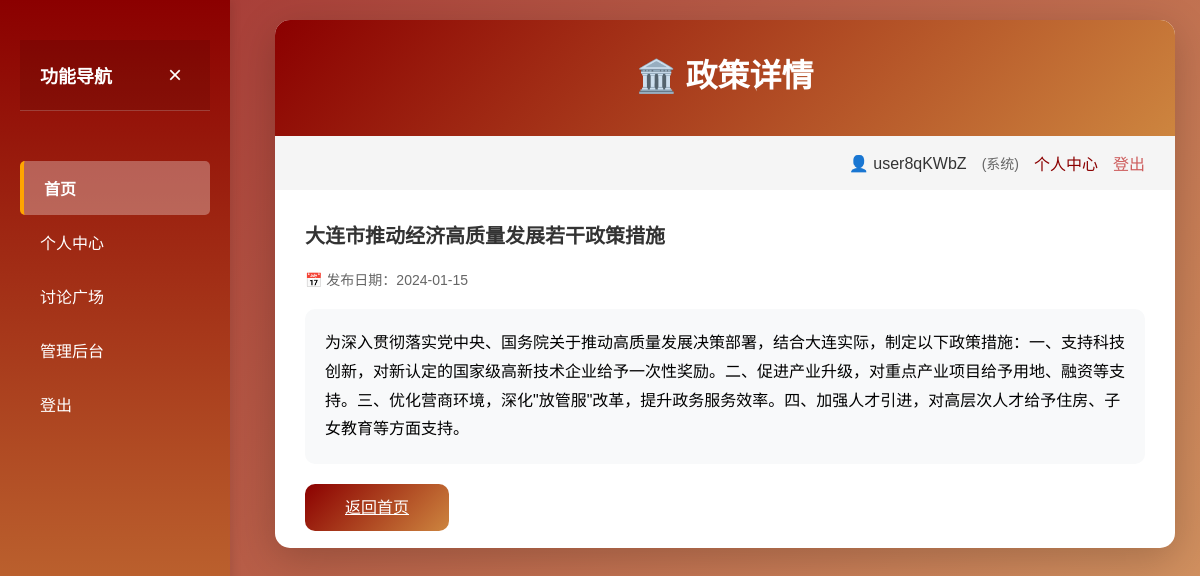
Page /policy/1 (signed in) on the committed database.
### tables this page shows
CREATE TABLE users (
            id INTEGER PRIMARY KEY AUTOINCREMENT,
            username TEXT NOT NULL UNIQUE,
            password TEXT NOT NULL,
            role TEXT NOT NULL DEFAULT 'user',
            nickname TEXT,
            region TEXT,
            ban_until TIMESTAMP,
            is_banned INTEGER DEFAULT 0,
            is_expert INTEGER DEFAULT 0,
            expert_application TEXT,
            created_at TIMESTAMP DEFAULT CURRENT_TIMESTAMP
        );

CREATE TABLE policies (
        id INTEGER PRIMARY KEY AUTOINCREMENT,
        title TEXT NOT NULL,
        content TEXT NOT NULL,
        publish_date TEXT,
        source TEXT,
        topic TEXT,
        view_count INTEGER DEFAULT 0,
        created_at TIMESTAMP DEFAULT CURRENT_TIMESTAMP
    , summary TEXT, province TEXT, url TEXT, doc_type TEXT, keywords TEXT, hash TEXT);

### app/routes.py (the view)
@app.route('/policy/<int:policy_id>')
def policy_detail(policy_id):
    if not is_logged_in():
        session['next_url'] = url_for('policy_detail', policy_id=policy_id)
        return redirect(url_for('login'))
    policy = PolicyService.get_policy_by_id(policy_id)
    if not policy:
        return redirect(url_for('index'))
    user = UserService.get_user_by_id(session['user_id'])
    user_info = {
        'username': user['username'],
        'nickname': user['nickname'],
        'role': user['role'],
        'region': user['region'],
        'is_expert': user['is_expert']
    }
    tags = PolicyService.get_policy_tags(policy_id)
    return render_template('policy_detail.html', user_info=user_info, policy=policy, tags=tags)

### app/models.py (called while the page is built)
def get_policy_by_id(policy_id):
    conn = sqlite3.connect(DATABASE_PATH)
    cursor = conn.cursor()
    cursor.execute('''
        SELECT p.id, p.title, p.content, p.source, p.publish_date, p.created_at, p.topic
        FROM policies p
        WHERE p.id = ?
    ''', (policy_id,))
    policy = cursor.fetchone()
    conn.close()
    if policy:
        return {
            'id': policy[0], 'title': policy[1], 'content': policy[2],
            'source': policy[3], 'publish_date': policy[4],
            'created_at': policy[5], 'topic': policy[6]
        }
    return None

def get_policy_tags(policy_id):
    conn = sqlite3.connect(DATABASE_PATH)
    cursor = conn.cursor()
    cursor.execute('''
        SELECT t.id, t.name
        FROM tags t
        JOIN policy_tags pt ON t.id = pt.tag_id
        WHERE pt.policy_id = ?
    ''', (policy_id,))
    tags = cursor.fetchall()
    conn.close()
    return [{'id': t[0], 'name': t[1]} for t in tags]

def get_user_by_id(user_id):
    conn = sqlite3.connect(DATABASE_PATH)
    cursor = conn.cursor()
    cursor.execute('''
        SELECT id, username, password, role, nickname, region, is_expert, ban_until, is_banned, created_at
        FROM users WHERE id = ?
    ''', (user_id,))
    user = cursor.fetchone()
    conn.close()
    if user:
        return {
            'id': user[0],
            'username': user[1],
            'password': user[2],
            'role': user[3],
            'nickname': user[4],
            'region': user[5],
            'is_expert': user[6],
            'ban_until': user[7],
            'is_banned': user[8],
            'created_at': user[9]
        }
    return None

### app/routes.py (called while the page is built)
def is_logged_in():
    return 'user_id' in session

### app/services/policy_service.py (called while the page is built)
    @staticmethod
    def get_policy_by_id(policy_id):
        return get_policy_by_id(policy_id)

    @staticmethod
    def get_policy_tags(policy_id):
        return get_policy_tags(policy_id)

### app/services/user_service.py (called while the page is built)
    @staticmethod
    def get_user_by_id(user_id):
        return get_user_by_id(user_id)

### templates/policy_detail.html (shortened to what this page needs)
<!DOCTYPE html>
<html lang="zh-CN">
<head>
    <link rel="stylesheet" href="/css/main.css">
</head>
<body>
    <div class="sidebar" id="sidebar">
        <div class="sidebar-content">
            <div class="sidebar-header">
                <h3>功能导航</h3>
                <button class="close-sidebar" onclick="toggleSidebar()">×</button>
            </div>
            <ul class="sidebar-nav">
                <li><a href="/" class="active">首页</a></li>
                <li><a href="/profile">个人中心</a></li>
                <li><a href="/forum">讨论广场</a></li>
                {% if user_info.role == 'admin' %}
                <li><a href="/admin">管理后台</a></li>
                {% endif %}
                <li><a href="/logout">登出</a></li>
            </ul>
        </div>
    </div>
    <div class="main-container">
        <div class="container">
            <div class="header">
                <h1>🏛️ 政策详情</h1>
            </div>
            <div class="nav">
                {% if user_info %}
                    <div style="display: flex; align-items: center; gap: 15px;">
                        <span style="color: #333; font-weight: 500;">👤 {{ user_info.nickname or user_info.username }}</span>
                        {% if user_info.region %}
                        <span style="color: #666; font-size: 14px;">({{ user_info.region }})</span>
                        {% endif %}
                        <a href="/profile">个人中心</a>
                        <a href="/logout" class="logout">登出</a>
                    </div>
                {% endif %}
            </div>
            <div class="section">
                <h2>{{ policy.title }}</h2>
                <div class="meta" style="margin-bottom: 20px;">
                    {% if policy.publish_date %}
                    <span style="color: #666; font-size: 14px; margin-right: 20px;">📅 发布日期：{{ policy.publish_date }}</span>
                    {% endif %}
                </div>
                <div class="content" style="background: #f8f9fa; padding: 20px; border-radius: 10px; line-height: 1.8;">
                    {{ policy.content }}
                </div>
                <div style="margin-top: 30px;">
                    <a href="/" class="btn">返回首页</a>
                </div>
            </div>
        </div>
    </div>
</body>
</html>

### css/main.css (style rules this page uses)
* { margin: 0; padding: 0; box-sizing: border-box; }
body { font-family: 'Microsoft YaHei', Arial, sans-serif; background: linear-gradient(135deg, rgba(139, 0, 0, 0.8) 0%, rgba(205, 133, 63, 0.8) 100%), url('https://img.freepik.com/free-vector/china-great-wall-silhouette_1048-12746.jpg'); background-size: cover; background-position: center; background-attachment: fixed; min-height: 100vh; padding: 20px; }
.container { max-width: 900px; margin: 0 auto; background: white; border-radius: 15px; box-shadow: 0 10px 40px rgba(0,0,0,0.2); overflow: hidden; }
.header { background: linear-gradient(135deg, #8B0000 0%, #CD853F 100%); color: white; padding: 30px; text-align: center; }
.header h1 { font-size: 32px; margin-bottom: 10px; }
.nav { display: flex; justify-content: flex-end; padding: 15px 30px; background: #f5f5f5; gap: 15px; }
.nav a { color: #8B0000; text-decoration: none; font-weight: 500; }
.nav a.logout { color: #CD5C5C; }
.content { padding: 30px; }
.btn { background: linear-gradient(135deg, #8B0000 0%, #CD853F 100%); color: white; border: none; padding: 15px 40px; font-size: 16px; border-radius: 10px; cursor: pointer; transition: transform 0.2s, box-shadow 0.2s; font-weight: 500; }
.sidebar { position: fixed; left: -230px; top: 0; width: 250px; height: 100vh; background-color: #8B0000; color: white; transition: left 0.3s ease; z-index: 1000; padding: 20px 0; box-shadow: 2px 0 10px rgba(0, 0, 0, 0.1); }
.sidebar::before { content: ''; position: absolute; left: 100%; top: 0; width: 45px; height: 100%; background: transparent; }
.sidebar-content { padding: 20px; }
.sidebar-header { display: flex; justify-content: space-between; align-items: center; margin-bottom: 30px; padding-bottom: 20px; border-bottom: 1px solid rgba(255, 255, 255, 0.1); }
.sidebar-header h3 { margin: 0; font-size: 18px; font-weight: 600; }
.close-sidebar { background: none; border: none; color: white; font-size: 20px; cursor: pointer; padding: 0; width: 30px; height: 30px; display: flex; align-items: center; justify-content: center; border-radius: 50%; transition: background-color 0.3s; }
.sidebar-nav { list-style: none; padding: 0; margin: 0; }
.sidebar-nav li { margin-bottom: 10px; }
.sidebar-nav a { display: block; padding: 12px 15px; color: rgba(255, 255, 255, 0.8); text-decoration: none; border-radius: 5px; transition: background-color 0.3s, color 0.3s; }
.sidebar-nav a.active { background-color: #CD853F; color: white; }
.main-container { margin-left: 20px; transition: margin-left 0.3s ease; min-height: 100vh; }
.section { padding: 30px; border-bottom: 1px solid #e0e0e0; }
.section:last-child { border-bottom: none; }
.section h2 { color: #333; margin-bottom: 20px; font-size: 20px; display: flex; align-items: center; gap: 10px; }
.sidebar { position: fixed; left: -220px; top: 0; width: 230px; height: 100vh; background: linear-gradient(180deg, #8B0000 0%, #CD853F 100%); color: white; transition: left 0.3s ease; z-index: 1000; box-shadow: 2px 0 10px rgba(0,0,0,0.1); overflow: hidden; }
.sidebar-content { height: 100%; display: flex; flex-direction: column; }
.sidebar-header { padding: 20px; border-bottom: 1px solid rgba(255,255,255,0.2); display: flex; justify-content: space-between; align-items: center; background: rgba(0,0,0,0.1); }
.sidebar-header h3 { margin: 0; font-size: 18px; }
.close-sidebar { background: none; border: none; color: white; font-size: 24px; cursor: pointer; padding: 0; width: 30px; height: 30px; display: flex; align-items: center; justify-content: center; }
.sidebar-nav { list-style: none; padding: 0; margin: 20px 0; flex: 1; }
.sidebar-nav li { margin: 0; }
.sidebar-nav a { display: block; padding: 15px 20px; color: white; text-decoration: none; transition: background-color 0.3s, transform 0.2s; }
.sidebar-nav a.active { background-color: rgba(255,255,255,0.3); border-left: 4px solid #FFA500; font-weight: bold; }

### rows in the picture
users: nickname "user8qKWbZ", region "系统"
policies: title "大连市推动经济高质量发展若干政策措施", publish_date "2024-01-15", content "为深入贯彻落实党中央、国务院关于推动高质量发展决策部署，结合大连实际，制定以下政策措施：一、支持科技创新，对新认定的国家级高新技术企业给予一次性奖励。二、促进产业升级，对重点产业项目给予用地、融资等支持。三、优化营商环境，深化\"放管服\"改革，提升政务服务效率。四、加强人才引进，对高层次人才给予住房、子女教育等方面支持。"
